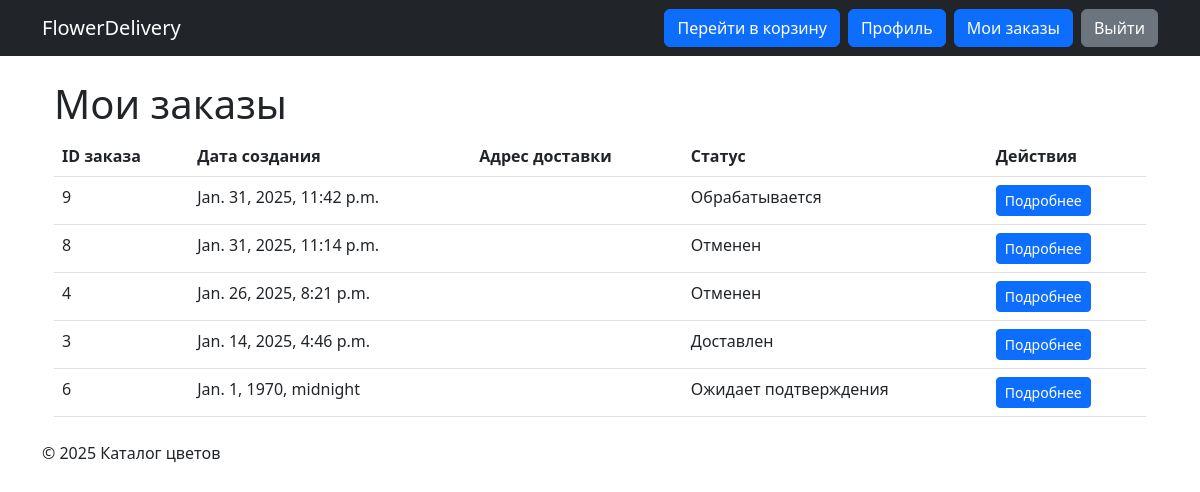
Page /orders/my-orders/ (signed in) on the committed database.
### orders/models.py (models this page shows)
class Order(models.Model):
    user = models.ForeignKey(User, on_delete=models.CASCADE, related_name='orders')
    created_at = models.DateTimeField(auto_now_add=True)
    delivery_address = models.TextField()
    status = models.CharField(max_length=20, choices=(
        ('pending', 'Ожидает подтверждения'),
        ('processed', 'Обрабатывается'),
        ('delivered', 'Доставлен'),
        ('canceled', 'Отменен')
    ), default='pending')

### orders/views.py (the view)
# urls.py: path('my-orders/', MyOrdersView.as_view(), name='my_orders'),
class MyOrdersView(LoginRequiredMixin, ListView):
    template_name = 'users/my_orders.html'
    context_object_name = 'orders'
    def get_queryset(self):
        return get_user_orders(self.request.user)

### core/services.py (called while the page is built)
def get_user_orders(user):
    return Order.objects.filter(user=user).order_by('-created_at')

### templates/users/my_orders.html (shortened to what this page needs)
{% extends 'base.html' %}
{% block content %}
<div class="container">
    <h1>Мои заказы</h1>
    {% if orders %}
        <table class="table">
            <thead>
                <tr>
                    <th>ID заказа</th>
                    <th>Дата создания</th>
                    <th>Адрес доставки</th>
                    <th>Статус</th>
                    <th>Действия</th>
                </tr>
            </thead>
            <tbody>
                {% for order in orders %}
                <tr>
                    <td>{{ order.id }}</td>
                    <td>{{ order.created_at }}</td>
                    <td>{{ order.delivery_address }}</td>
                    <td>{{ order.get_status_display }}</td>
                    <td>
                        <a href="{% url 'order_detail' order.id %}" class="btn btn-primary btn-sm">Подробнее</a>
                    </td>
                </tr>
                {% endfor %}
            </tbody>
        </table>
    {% else %}
        <p>У вас пока нет заказов.</p>
    {% endif %}
</div>
{% endblock %}

### rows in the picture
Order: id "9", created_at "Jan. 31, 2025, 11:42 p.m.", status "Обрабатывается"
Order: id "8", created_at "Jan. 31, 2025, 11:14 p.m.", status "Отменен"
Order: id "4", created_at "Jan. 26, 2025, 8:21 p.m.", status "Отменен"
Order: id "3", created_at "Jan. 14, 2025, 4:46 p.m.", status "Доставлен"
Order: id "6", created_at "Jan. 1, 1970, midnight", status "Ожидает подтверждения"
